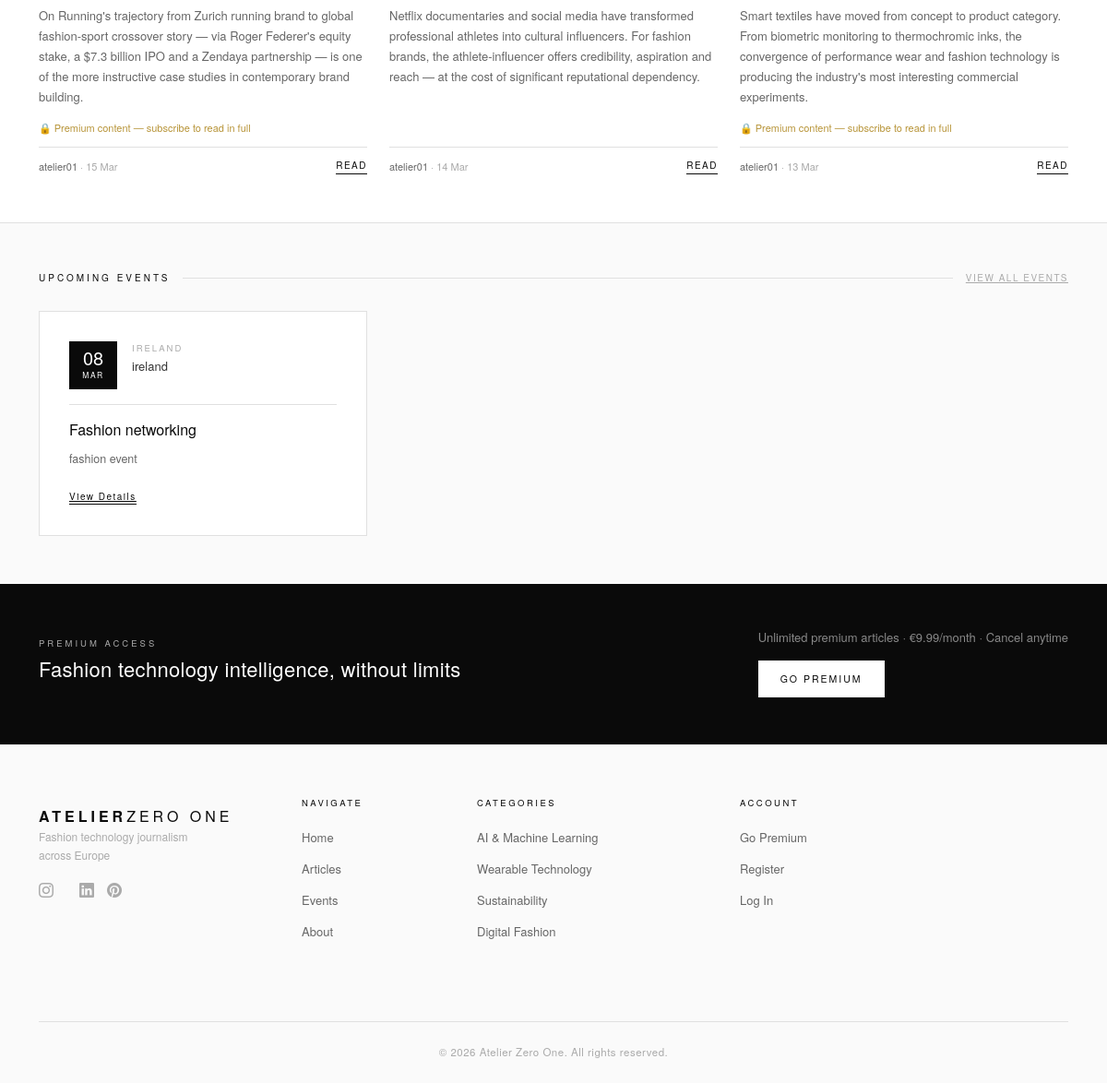
The app's page / (lower part), older data.
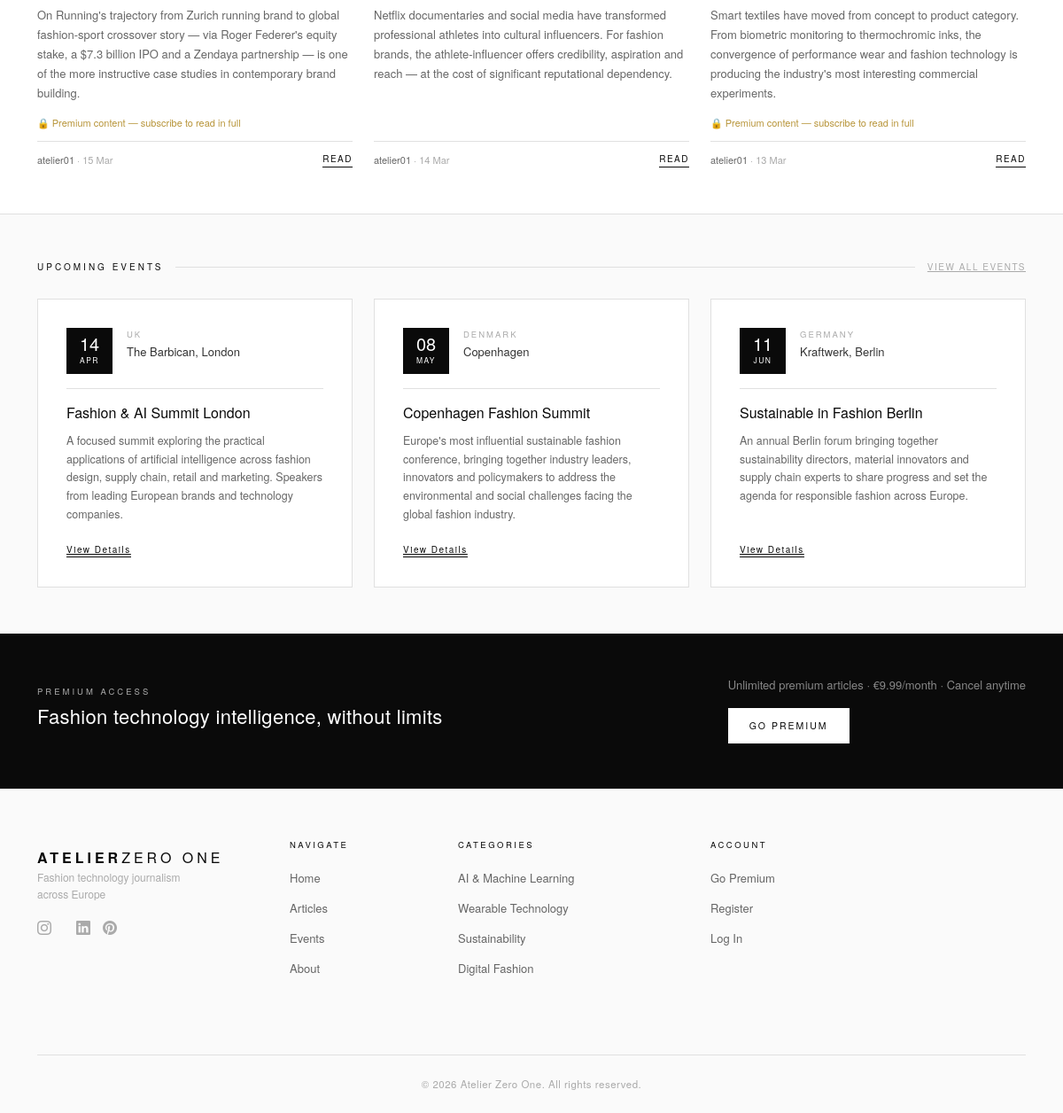
The same page, newer data.
### articles/models.py (models this page shows, shortened)
class Article(models.Model):
    title = models.CharField(max_length=200)
    slug = models.SlugField(unique=True)
    author = models.ForeignKey(
        User, on_delete=models.SET_NULL,
        null=True, blank=True, related_name='articles'
    )
    category = models.ForeignKey(
        Category, on_delete=models.SET_NULL,
        null=True, blank=True, related_name='articles'
    )
    body = models.TextField()
    excerpt = models.TextField(max_length=300, blank=True)
    image = CloudinaryField('image', blank=True, null=True)
    is_premium = models.BooleanField(default=False)
    is_published = models.BooleanField(default=False)
    published_at = models.DateTimeField(null=True, blank=True)
    created_at = models.DateTimeField(auto_now_add=True)
    updated_at = models.DateTimeField(auto_now=True)
    class Meta:
        ordering = ['-published_at']

### events/models.py (models this page shows, shortened)
class Event(models.Model):
    title = models.CharField(max_length=200)
    slug = models.SlugField(unique=True)
    description = models.TextField()
    event_date = models.DateTimeField()
    location = models.CharField(max_length=200)
    country = models.CharField(max_length=100)
    website_url = models.URLField(blank=True)
    image = CloudinaryField('image', blank=True, null=True)
    is_published = models.BooleanField(default=False)
    created_at = models.DateTimeField(auto_now_add=True)
    class Meta:
        ordering = ['event_date']

### home/views.py (the view)
# urls.py: path('', views.index, name="home"),
def index(request):
   featured_articles = Article.objects.filter(
       is_published=True).order_by('-updated_at')[:3]
   latest_articles = Article.objects.filter(
       is_published=True).order_by('-created_at')[:5]
   upcoming_events = Event.objects.all().order_by('event_date')[:3]
   subscription = None
   if request.user.is_authenticated:
       try:
           subscription = request.user.subscription
       except Exception:
           subscription = None
   context = {
       'featured_articles': featured_articles,
       'latest_articles': latest_articles,
       'upcoming_events': upcoming_events,
       'subscription': subscription,
   }
   return render(request, 'home/index.html', context)

### articles/models.py (called while the page is built)
    def __str__(self):
        return self.name

### home/templates/home/index.html (shortened to what this page needs)
{% extends 'base.html' %}
{% load static %}
{% block extra_css %}
<link rel="stylesheet" href="{% static 'css/home.css' %}">
{% endblock %}
{% block content %}
<section class="article-section">
    <div class="container">
        <div class="row g-4">
            {% for article in featured_articles %}
            <div class="col-md-6 col-lg-4">
                <article class="article-card">
                    <p class="card-excerpt">{{ article.excerpt }}</p>
                    {% if article.is_premium %}
                    <div class="card-lock">🔒 Premium content — subscribe to read in full</div>
                    {% endif %}
                    <div class="card-footer-row">
                        <div class="card-meta"><span>{{ article.author }}</span> · {{ article.created_at|date:"d M" }}</div>
                        <a href="{% url 'articles:article_detail' article.slug %}" class="card-link">Read</a>
                    </div>
                </article>
            </div>
            {% empty %}
            <p>No articles yet.</p>
            {% endfor %}
        </div>
    </div>
</section>
<section class="events-section">
    <div class="container">
        <div class="section-label-row">
            <span class="section-label">Upcoming Events</span>
            <span class="section-rule"></span>
            <a href="{% url 'events:event_list' %}" class="section-more">View All Events</a>
        </div>
        <div class="row g-4">
            {% for event in upcoming_events %}
            <div class="col-md-6 col-lg-4">
                <div class="event-card">
                    <div class="event-date-block">
                        <div class="event-date-box">
                            <span class="event-day">{{ event.event_date|date:"d" }}</span>
                            <span class="event-month">{{ event.event_date|date:"M" }}</span>
                        </div>
                        <div class="event-location-info">
                            <div class="event-country">{{ event.country }}</div>
                            <div class="event-venue">{{ event.location }}</div>
                        </div>
                    </div>
                    <h3 class="event-title">{{ event.title }}</h3>
                    <p class="event-desc">{{ event.description|truncatewords:30 }}</p>
                    <div class="event-footer">
                        <a href="{% url 'events:event_detail' event.slug %}" class="event-link">View Details</a>
                    </div>
                </div>
            </div>
            {% empty %}
            <p>No upcoming events.</p>
            {% endfor %}
        </div>
    </div>
</section>
{% if not request.user.is_authenticated %}
<section class="newsletter-stripe">
    <div class="container newsletter-inner">
        <div class="newsletter-copy">
            <div class="newsletter-eyebrow">Premium Access</div>
            <h2 class="newsletter-headline">Fashion technology intelligence, without limits</h2>
        </div>
        <div>
            <p style="color:#888; font-size:13px; margin-bottom:16px;">Unlimited premium articles · €9.99/month · Cancel anytime</p>
            <a href="{% url 'subscriptions:subscription_page' %}" class="newsletter-submit">Go Premium</a>
        </div>
    </div>
</section>
{% endif %}
{% endblock %}

### templates/base.html (shortened to what this page needs)
{% load static %}
<!doctype html>
<html lang="en">
  <head>
    <link href="https://cdn.jsdelivr.net/npm/bootstrap@5.3.8/dist/css/bootstrap.min.css" rel="stylesheet">
    <link rel="stylesheet" href="https://cdn.jsdelivr.net/npm/bootstrap-icons@1.11.0/font/bootstrap-icons.css">
    <link rel="stylesheet" href="{% static 'css/base.css' %}">
    {% block extra_css %}{% endblock %}
  </head>
  <body>
    <main>
        {% block content %}{% endblock %}
    </main>
   {% include 'includes/footer.html' %}
  </body>
</html>

### templates/includes/navbar.html (shortened to what this page needs)
{% load static %}

### templates/includes/footer.html (shortened to what this page needs)
{% load static %}
<footer>
    <div class="container">
        <div class="row g-4">
            <div class="col-md-3 mb-4">
                <div class="footer-brand"><strong>Atelier</strong>Zero One</div>
                <p class="footer-tagline">Fashion technology journalism across Europe</p>
        <div class="footer-social mt-3">
            <a href="#" class="footer-social-link" aria-label="Instagram"><i  class="bi bi-instagram"></i></a>
            <a href="#" class="footer-social-link" aria-label="LinkedIn"><i  class="bi bi-linkedin"></i></a>
            <a href="#" class="footer-social-link" aria-label="Pinterest"><i  class="bi bi-pinterest"></i></a>
        </div>
    </div>
        <div class="col-md-2 mb-4">
            <div class="footer-col-title">Navigate</div>
            <ul class="footer-links">
                <li><a href="{% url 'home' %}">Home</a></li>
                <li><a href="{% url 'articles:article_list' %}">Articles</a></li>
                <li><a href="{% url 'events:event_list' %}">Events</a></li>
                <li><a href="{% url 'about' %}">About</a></li>
            </ul>
        </div>
        <div class="col-md-3 mb-4">
            <div class="footer-col-title">Categories</div>
            <ul class="footer-links">
                <li><a href="{% url 'articles:article_list' %}?category=ai-machine-learning">AI & Machine Learning</a></li>
                <li><a href="{% url 'articles:article_list' %}?category=wearable-technology">Wearable Technology</a></li>
                <li><a href="{% url 'articles:article_list' %}?category=sustainability">Sustainability</a></li>
                <li><a href="{% url 'articles:article_list' %}?category=digital-fashion">Digital Fashion</a></li>
            </ul>
        </div>
        <div class="col-md-2 mb-4">
            <div class="footer-col-title">Account</div>
            <ul class="footer-links">
                <li><a href="{% url 'subscriptions:subscription_page' %}">Go Premium</a></li>
                {% if user.is_authenticated %}
                    <li><a href="{% url 'accounts:profile' %}">Profile</a></li>
                    <li><a href="{% url 'account_logout' %}">Log Out</a></li>
                {% else %}
                    <li><a href="{% url 'account_signup' %}">Register</a></li>
                    <li><a href="{% url 'account_login' %}">Log In</a></li>
                {% endif %}
            </ul>
        </div>
    </div>
        <div class="footer-bottom">
            &copy; 2026 Atelier Zero One. All rights reserved.
        </div>
    </div>
</footer>

### static/css/base.css (style rules this page uses)
:root { --black: #0a0a0a; --white: #ffffff; --grey-50: #fafafa; --grey-100: #f4f4f4; --grey-200: #e8e8e8; --grey-300: #d0d0d0; --grey-400: #aaaaaa; --grey-600: #666666; --grey-800: #333333; --border: #e0e0e0; --gold: #b8953a; --gold-light: #fffdf5; }
body { display: flex; flex-direction: column; min-height: 100vh; font-family: 'Helvetica Neue', Helvetica, Arial, sans-serif; }
main { flex: 1; }
footer { background: var(--grey-50); border-top: 3px solid var(--black); padding: 56px 0 0; }
.footer-brand { font-size: 16px; font-weight: 200; letter-spacing: 4px; text-transform: uppercase; color: var(--black); margin-top: 10px; }
.footer-brand strong { font-weight: 700; }
.footer-tagline { font-size: 12px; color: var(--grey-400); max-width: 200px; line-height: 1.65; }
.footer-col-title { font-size: 9.5px; letter-spacing: 2.5px; text-transform: uppercase; color: var(--black); font-weight: 500; margin-bottom: 18px; }
.footer-links { list-style: none; padding: 0; margin: 0; }
.footer-links li { margin-bottom: 10px; }
.footer-links a { font-size: 13px; color: var(--grey-600); transition: color 0.2s; text-decoration: none; }
.footer-bottom { text-align: center; margin-top: 52px; padding: 24px 0; border-top: 1px solid var(--border); font-size: 11.5px; color: var(--grey-400); letter-spacing: 0.5px; }
.section-label-row { display: flex; align-items: center; gap: 14px; margin-bottom: 28px; }
.section-label { font-size: 10px; letter-spacing: 3px; text-transform: uppercase; color: var(--black); font-weight: 500; white-space: nowrap; }
.section-rule { flex: 1; height: 1px; background: var(--border); }
.section-more { font-size: 10px; letter-spacing: 1.5px; text-transform: uppercase; color: var(--grey-400); white-space: nowrap; transition: color 0.2s; }
.article-section { padding: 52px 0 52px; }
.article-card { display: flex; flex-direction: column; height: 100%; cursor: pointer; transition: transform 0.25s ease; }
.card-excerpt { font-size: 13px; color: var(--grey-600); line-height: 1.7; font-weight: 300; margin-bottom: 14px; flex: 1; }
.card-footer-row { display: flex; align-items: center; justify-content: space-between; padding-top: 12px; border-top: 1px solid var(--border); margin-top: auto; }
.card-meta { font-size: 11px; color: var(--grey-400); }
.card-meta span { color: var(--grey-600); }
.card-link { font-size: 10px; letter-spacing: 1.5px; text-transform: uppercase; color: var(--black); border-bottom: 1px solid var(--black); padding-bottom: 1px; transition: opacity 0.2s; text-decoration: none; }
.card-lock { font-size: 11px; color: var(--gold); margin-bottom: 12px; display: flex; align-items: center; gap: 5px; }
.events-section { padding: 52px 0 52px; border-top: 1px solid var(--border); background: var(--grey-50); }
.event-card { background: var(--white); border: 1px solid var(--border); padding: 32px; display: flex; flex-direction: column; height: 100%; cursor: pointer; transition: transform 0.25s ease, box-shadow 0.25s ease; }
.event-date-block { display: flex; align-items: flex-start; gap: 16px; margin-bottom: 16px; padding-bottom: 16px; border-bottom: 1px solid var(--border); }
.event-date-box { background: var(--black); color: var(--white); width: 52px; height: 52px; display: flex; flex-direction: column; align-items: center; justify-content: center; flex-shrink: 0; }
.event-day { font-size: 20px; font-weight: 300; line-height: 1; }
.event-month { font-size: 8.5px; letter-spacing: 1.5px; text-transform: uppercase; margin-top: 2px; }
.event-location-info { flex: 1; }
.event-country { font-size: 9.5px; letter-spacing: 2px; text-transform: uppercase; color: var(--grey-400); margin-bottom: 3px; }
.event-venue { font-size: 13px; color: var(--grey-800); }
.event-title { font-size: 16px; font-weight: 400; line-height: 1.4; color: var(--black); margin-bottom: 10px; }
.event-desc { font-size: 12.5px; color: var(--grey-600); line-height: 1.65; font-weight: 300; flex: 1; margin-bottom: 16px; }
.event-link { font-size: 10px; letter-spacing: 1.5px; text-transform: uppercase; color: var(--black); border-bottom: 1px solid var(--black); padding-bottom: 1px; transition: opacity 0.2s; text-transform: none; }
.footer-social { display: flex; gap: 14px; }
.footer-social-link { font-size: 16px; color: var(--grey-400); transition: color 0.2s; text-decoration: none; }

Row changes from the older to the newer data that the page shows:
added Event: event_date "14", event_date "APR", country "UK", location "The Barbican, London", title "Fashion & AI Summit London", description "A focused summit exploring the practical applications of artificial intelligence across fashion design, supply chain, retail and marketing. Speakers from leading European brands and technology companies."
changed Event: event_date "MAR" → "MAY"; country "IRELAND" → "DENMARK"; location "ireland" → "Copenhagen"; title "Fashion networking" → "Copenhagen Fashion Summit"; description "fashion event" → "Europe's most influential sustainable fashion conference, bringing together industry leaders, innovators and policymakers to address the environmental and social challenges facing the global fashion industry."
added Event: event_date "11", event_date "JUN", country "GERMANY", location "Kraftwerk, Berlin", title "Sustainable in Fashion Berlin", description "An annual Berlin forum bringing together sustainability directors, material innovators and supply chain experts to share progress and set the agenda for responsible fashion across Europe."
